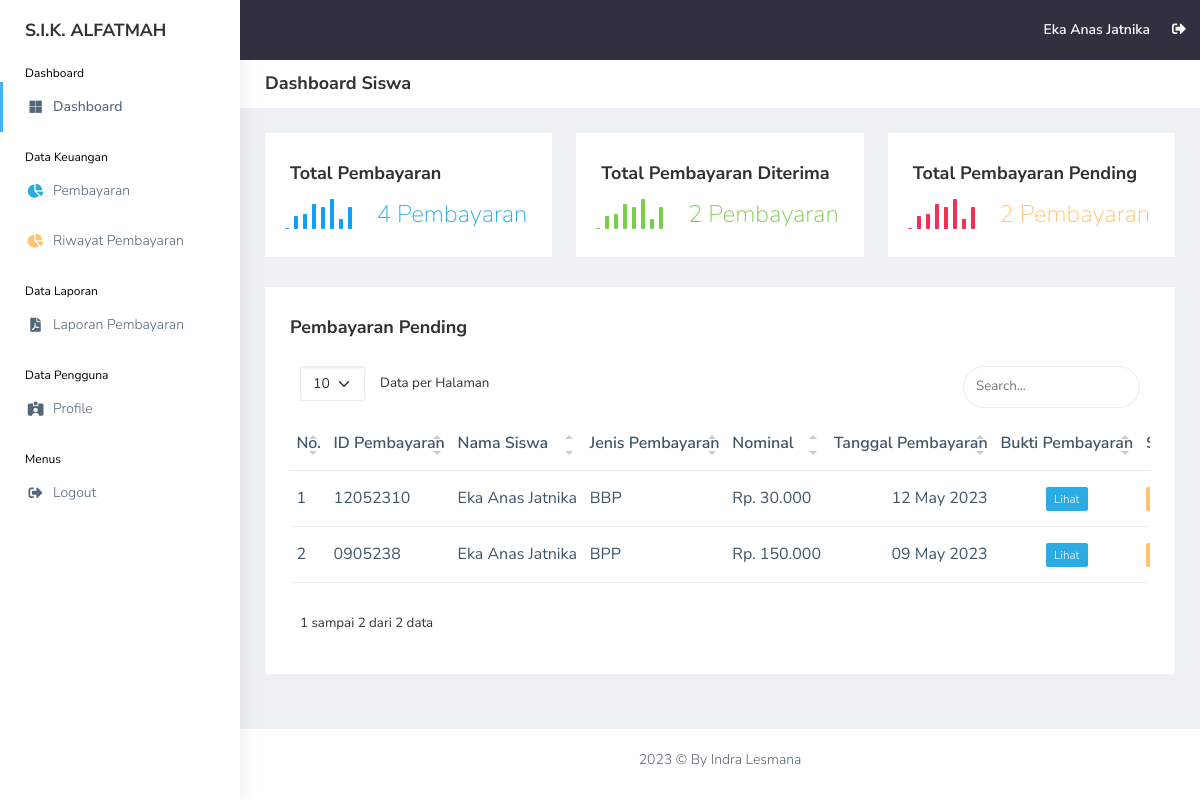
/view_siswa/dashboard.php (signed in), run on the app's committed database.
### tables this page shows
CREATE TABLE `siswa` (
  `id_siswa` int(11) NOT NULL,
  `nis` int(11) NOT NULL,
  `nisn` int(11) NOT NULL,
  `nama_siswa` varchar(255) NOT NULL,
  `id_rombel` int(11) NOT NULL,
  `jk` varchar(20) NOT NULL,
  `alamat` text NOT NULL,
  `phone` varchar(20) NOT NULL,
  `username` varchar(255) NOT NULL,
  `password` varchar(255) NOT NULL,
  `gambar` varchar(255) NOT NULL,
  `id_tahun_ajaran` int(11) NOT NULL,
  `date_created` date NOT NULL,
  `is_active` int(11) NOT NULL
);

CREATE TABLE `pembayaran` (
  `id_pembayaran` int(11) NOT NULL,
  `id_siswa` int(11) NOT NULL,
  `id_jenis_pembayaran` int(11) NOT NULL,
  `bbp_bulan` int(11) NOT NULL,
  `bbp_tahun` int(11) NOT NULL,
  `nominal_pembayaran` int(11) NOT NULL,
  `tanggal_pembayaran` date NOT NULL,
  `bukti` varchar(255) NOT NULL,
  `status` int(11) NOT NULL
);

CREATE TABLE `jenis_pembayaran` (
  `id_jenis_pembayaran` int(11) NOT NULL,
  `jenis_pembayaran` varchar(255) NOT NULL,
  `nominal` int(11) NOT NULL,
  `deskripsi` text NOT NULL
);

### functions.php (called while the page is built, shortened)
<?php
$conn = mysqli_connect("localhost", "root", "", "db_sika");
function query($query)
{
    global $conn;
    $result = mysqli_query($conn, $query);
    $rows = [];
    while ($row = mysqli_fetch_assoc($result)) {
        $rows[] = $row;
    }
    return $rows;
}

### view_siswa/dashboard.php (the view, shortened to what this page needs)
<?php
include "header.php";
$id_siswa = $user["id_siswa"];
$pembayaran = query("SELECT * FROM pembayaran WHERE id_siswa = $id_siswa");
$total_pembayaran = count($pembayaran);
$pembayaran_diterima = query("SELECT * FROM pembayaran WHERE id_siswa = $id_siswa AND status = 1");
$total_pembayaran_diterima = count($pembayaran_diterima);
$pembayaran_pending = query("SELECT * FROM pembayaran WHERE id_siswa = $id_siswa AND status = 2");
$total_pembayaran_pending = count($pembayaran_pending);
$pembayaran_d = query(
    "SELECT * FROM pembayaran
        INNER JOIN siswa ON siswa.id_siswa = pembayaran.id_siswa
        INNER JOIN jenis_pembayaran ON jenis_pembayaran.id_jenis_pembayaran = pembayaran.id_jenis_pembayaran
        WHERE pembayaran.id_siswa = $id_siswa AND status = 2
        ORDER BY pembayaran.id_pembayaran DESC"
);
?>
<div class="page-breadcrumb bg-white">
    <div class="row align-items-center">
        <div class="col-lg-3 col-md-4 col-sm-4 col-xs-12">
            <h4 class="page-title">Dashboard Siswa</h4>
        </div>
    </div>
</div>
<div class="container-fluid">
    <div class="row justify-content-center">
        <div class="col-lg-4 col-md-12">
            <div class="white-box analytics-info">
                <h3 class="box-title">Total Pembayaran</h3>
                <ul class="list-inline two-part d-flex align-items-center mb-0">
                    <li>
                        <div id="sparklinedash3">
                        </div>
                    </li>
                    <li class="ms-auto"><span class="counter text-info">
                            <?= $total_pembayaran; ?> Pembayaran
                        </span></li>
                </ul>
            </div>
        </div>
        <div class="col-lg-4 col-md-12">
            <div class="white-box analytics-info">
                <h3 class="box-title">Total Pembayaran Diterima</h3>
                <ul class="list-inline two-part d-flex align-items-center mb-0">
                    <li>
                        <div id="sparklinedash">
                        </div>
                    </li>
                    <li class="ms-auto"><span class="counter text-success">
                            <?= $total_pembayaran_diterima; ?> Pembayaran
                        </span></li>
                </ul>
            </div>
        </div>
        <div class="col-lg-4 col-md-12">
            <div class="white-box analytics-info">
                <h3 class="box-title">Total Pembayaran Pending</h3>
                <ul class="list-inline two-part d-flex align-items-center mb-0">
                    <li>
                        <div id="sparklinedash4">
                        </div>
                    </li>
                    <li class="ms-auto"><span class="counter text-warning">
                            <?= $total_pembayaran_pending; ?> Pembayaran
                        </span>
                    </li>
                </ul>
            </div>
        </div>
    </div>
    <div class="row">
        <div class="col-md-12 col-lg-12 col-sm-12">
            <div class="white-box">
                <div class="d-md-flex mb-3">
                    <h3 class="box-title mb-0">Pembayaran Pending</h3>
                </div>
                <div class="table-responsive">
                    <table class="table no-wrap" id="data-table">
                        <thead>
                            <tr>
                                <th class="border-top-0">No.</th>
                                <th class="border-top-0">ID Pembayaran</th>
                                <th class="border-top-0">Nama Siswa</th>
                                <th class="border-top-0">Jenis Pembayaran</th>
                                <th class="border-top-0">Nominal</th>
                                <th class="border-top-0 text-end">Tanggal Pembayaran</th>
                                <th class="border-top-0">Bukti Pembayaran</th>
                                <th class="border-top-0">Status</th>
                            </tr>
                        </thead>
                        <tbody>
                            <?php $i = 1; ?>
                            <?php foreach ($pembayaran_d as $p): ?>
                                <tr>
                                    <td>
                                        <?= $i; ?>
                                    </td>
                                    <td class="txt-oflo">
                                        <?= date("dmy", strtotime($p["tanggal_pembayaran"])) . $p["id_pembayaran"]; ?>
                                    </td>
                                    <td class="txt-oflo">
                                        <?= $p["nama_siswa"]; ?>
                                    </td>
                                    <td class="txt-oflo">
                                        <?= $p["jenis_pembayaran"]; ?>
                                    </td>
                                    <td class="txt-oflo">
                                        Rp.
                                        <?= number_format($p["nominal_pembayaran"], 0, ',', '.'); ?>
                                    </td>
                                    <td class="txt-oflo text-end">
                                        <?= date("d F Y", strtotime($p["tanggal_pembayaran"])); ?>
                                    </td>
                                    <td class="txt-oflo text-center">
                                        <?php if ($p["bukti"] == "default.jpg"): ?>
                                            <span class="badge bg-success">Pembayaran Tunai</span>
                                        <?php else: ?>
                                            <a href="../assets/img/bukti/<?= $p["bukti"]; ?>" target="_blank"><span
                                                    class="badge bg-info">Lihat</span></a>
                                        <?php endif; ?>
                                    </td>
                                    <td class="txt-oflo">
                                        <?php if ($p["status"] == 1): ?>
                                            <span class="badge bg-success">Diterima</span>
                                            <a href="">Download Kwitansi</a>
                                        <?php else: ?>
                                            <span class="badge bg-warning">Pending</span>
                                        <?php endif; ?>
                                    </td>
                                </tr>
                                <?php $i++; ?>
                            <?php endforeach; ?>
                        </tbody>
                    </table>
                </div>
            </div>
        </div>
    </div>
</div>
<?php
include "footer.php";
?>

### view_siswa/topbar.php (shortened to what this page needs)
<header class="topbar" data-navbarbg="skin5">
    <nav class="navbar top-navbar navbar-expand-md navbar-dark">
        <div class="navbar-header" data-logobg="skin6">
            <a class="navbar-brand" href="#">
                <b class="logo-text text-dark">
                    S.I.K. ALFATMAH
                </b>
            </a>
        </div>
        <div class="navbar-collapse collapse" id="navbarSupportedContent" data-navbarbg="skin5">
            <ul class="navbar-nav ms-auto d-flex align-items-center">
                <li>
                    <a class="profile-pic" href="profile.php"><span class="text-white font-medium">
                            <?= $user["nama_siswa"]; ?>
                        </span></a>
                </li>
                <li><a href="../logout.php" class="mr-5 profile-pic"><i class="fas fa-sign-out-alt"
                            onclick="return confirm('Yakin ingin keluar dari aplikasi?');"></i></a></li>
            </ul>
        </div>
    </nav>
</header>

### data on the page
siswa: nama_siswa "Eka Anas Jatnika"
pembayaran: tanggal_pembayaran "120523", id_pembayaran "10", id_siswa.nama_siswa "Eka Anas Jatnika", id_jenis_pembayaran.jenis_pembayaran "BBP", nominal_pembayaran "30.000", tanggal_pembayaran "12 May 2023"
pembayaran: tanggal_pembayaran "090523", id_pembayaran "8", id_siswa.nama_siswa "Eka Anas Jatnika", id_jenis_pembayaran.jenis_pembayaran "BPP", nominal_pembayaran "150.000", tanggal_pembayaran "09 May 2023"

### other printed values
$total_pembayaran "4"
$total_pembayaran_diterima "2"
$total_pembayaran_pending "2"
